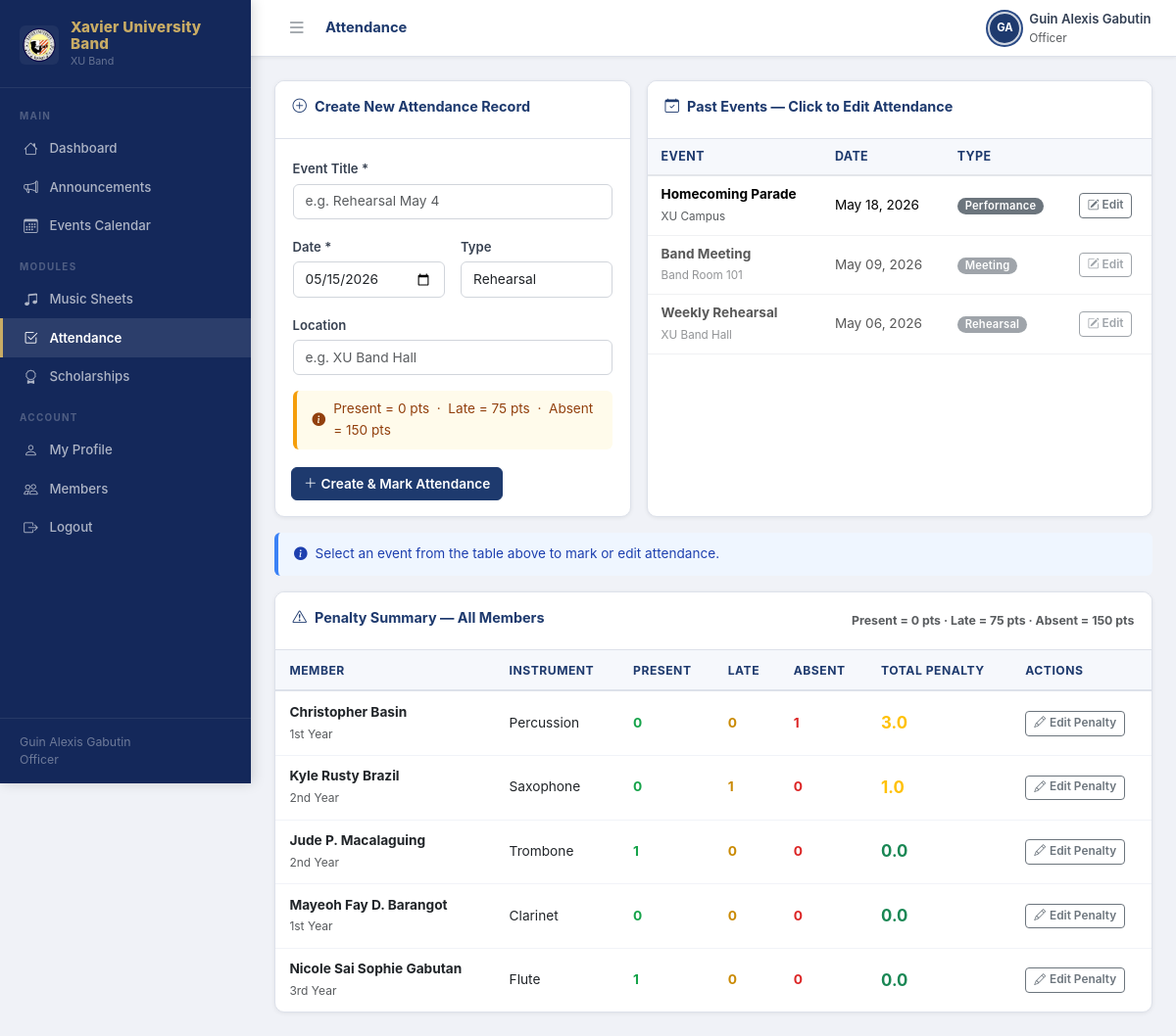
Before: /attendance.php (signed in) with the older database file.
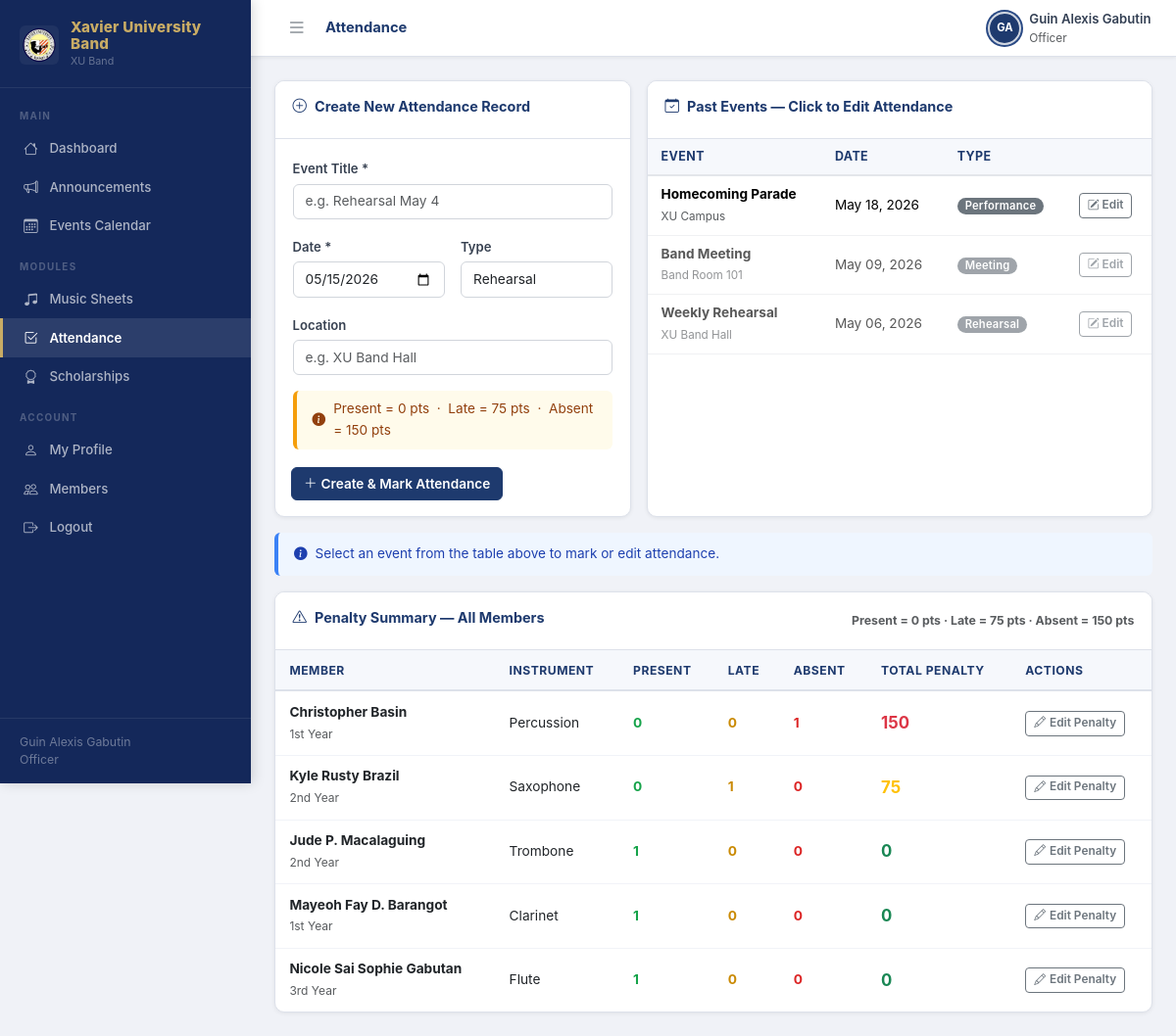
After: the same page with the newer database file.
### tables this page shows
CREATE TABLE IF NOT EXISTS events (
    id INT AUTO_INCREMENT PRIMARY KEY,
    title VARCHAR(200) NOT NULL,
    type ENUM('rehearsal','performance','meeting','competition','other') NOT NULL DEFAULT 'rehearsal',
    event_date DATE NOT NULL,
    event_time TIME DEFAULT NULL,
    location VARCHAR(200) DEFAULT NULL,
    description TEXT DEFAULT NULL,
    created_by INT NOT NULL,
    created_at DATETIME NOT NULL DEFAULT CURRENT_TIMESTAMP,
    FOREIGN KEY (created_by) REFERENCES users(id) ON DELETE CASCADE
);

CREATE TABLE IF NOT EXISTS users (
    id INT AUTO_INCREMENT PRIMARY KEY,
    name VARCHAR(100) NOT NULL,
    email VARCHAR(150) NOT NULL UNIQUE,
    password_hash VARCHAR(255) NOT NULL,
    role ENUM('moderator','officer','member') NOT NULL DEFAULT 'member',
    instrument VARCHAR(100) DEFAULT NULL,
    year_level VARCHAR(20) DEFAULT NULL,
    student_id VARCHAR(50) DEFAULT NULL,
    contact_number VARCHAR(20) DEFAULT NULL,
    status ENUM('active','inactive') NOT NULL DEFAULT 'active',
    profile_notes TEXT DEFAULT NULL,
    avatar_path VARCHAR(255) DEFAULT NULL,
    scholarship_status ENUM('Not Scholar','Half Scholar','Full Scholar') NOT NULL DEFAULT 'Not Scholar',
    created_at DATETIME NOT NULL DEFAULT CURRENT_TIMESTAMP,
    updated_at DATETIME NOT NULL DEFAULT CURRENT_TIMESTAMP ON UPDATE CURRENT_TIMESTAMP
);

### includes/auth.php (called while the page is built, shortened)
<?php
require_once __DIR__ . '/db.php';
function isLoggedIn(): bool {
    return !empty($_SESSION['user_id']);
}
function currentUser(): ?array {
    return [
        'id'    => $_SESSION['user_id'],
        'name'  => $_SESSION['user_name'],
        'role'  => $_SESSION['user_role'],
        'email' => $_SESSION['user_email'],
    ];
}

### includes/db.php (called while the page is built, shortened)
<?php
function getDB(): PDO {
    static $pdo = null;
    if ($pdo === null) {
        $host = DB_HOST === 'localhost' ? '127.0.0.1' : DB_HOST;
        $dsn = 'mysql:host=' . $host . ';port=' . DB_PORT . ';dbname=' . DB_NAME . ';charset=utf8mb4';
        try {
            $pdo = new PDO($dsn, DB_USER, DB_PASS, [
                PDO::ATTR_ERRMODE            => PDO::ERRMODE_EXCEPTION,
                PDO::ATTR_DEFAULT_FETCH_MODE => PDO::FETCH_ASSOC,
                PDO::ATTR_EMULATE_PREPARES   => false,
                PDO::ATTR_TIMEOUT            => 10,
            ]);
        } catch (PDOException $e) {
            http_response_code(500);
            die(json_encode(['error' => 'Database connection failed: ' . $e->getMessage()]));
        }
    }
    return $pdo;
}
function dbQuery(string $sql, array $params = []): array {
    $stmt = getDB()->prepare($sql);
    $stmt->execute($params);
    return $stmt->fetchAll();
}

### includes/helpers.php (called while the page is built, shortened)
<?php
function h(mixed $val): string {
    return htmlspecialchars((string)$val, ENT_QUOTES | ENT_HTML5, 'UTF-8');
}
function formatDate(string $date, string $format = 'M d, Y'): string {
    return (new DateTime($date))->format($format);
}
function penaltyClass(int $points): string {
    if ($points === 0)   return 'text-success';
    if ($points <= 75)   return 'text-warning';
    return 'text-danger';
}
function penaltyColor(float $points): string {
    return penaltyClass((int)$points);
}

### public/attendance.php (the view, shortened to what the rows shown need)
<?php
require_once __DIR__ . '/../includes/auth.php';
require_once __DIR__ . '/../includes/db.php';
require_once __DIR__ . '/../includes/helpers.php';
require_once __DIR__ . '/../includes/layout.php';
$user = currentUser();
$selectedEvent = (int)($_GET['event_id'] ?? 0);
$events = dbQuery('SELECT * FROM events ORDER BY event_date DESC');
$penaltySummary = [];
if (isOfficer()) {
    $penaltySummary = dbQuery(
        'SELECT u.id, u.name, u.instrument, u.year_level,
            COALESCE(ps.total_points,0) AS total_points,
            (SELECT COUNT(*) FROM attendance WHERE user_id=u.id AND status="present") AS presents,
            (SELECT COUNT(*) FROM attendance WHERE user_id=u.id AND status="absent")  AS absents,
            (SELECT COUNT(*) FROM attendance WHERE user_id=u.id AND status="late")    AS lates
         FROM users u
         LEFT JOIN penalty_summary ps ON ps.user_id=u.id
         WHERE u.role="member" AND u.status="active"
         ORDER BY ps.total_points DESC, u.name'
    );
}
$myPenalty = null;
?>
<?php if ($user['role'] === 'member'): ?>
<div class="stats-grid" style="grid-template-columns:repeat(4,1fr)">
  <div class="stat-card">
    <div class="stat-icon"><i class="bi bi-check2-circle"></i></div>
    <div><div class="stat-value text-green"><?= $myPenalty['presents']??0 ?></div><div class="stat-label">Present</div></div>
  </div>
  <div class="stat-card">
    <div class="stat-icon"><i class="bi bi-x-circle"></i></div>
    <div><div class="stat-value text-red"><?= $myPenalty['absents']??0 ?></div><div class="stat-label">Absent</div></div>
  </div>
  <div class="stat-card">
    <div class="stat-icon"><i class="bi bi-clock-history"></i></div>
    <div><div class="stat-value text-yellow"><?= $myPenalty['lates']??0 ?></div><div class="stat-label">Late</div></div>
  </div>
  <div class="stat-card">
    <div class="stat-icon gold"><i class="bi bi-exclamation-triangle"></i></div>
    <div>
      <div class="stat-value <?= penaltyColor((float)($myPenalty['total_points']??0)) ?>"><?= $myPenalty['total_points']??0 ?></div>
      <div class="stat-label">Total Penalty</div>
    </div>
  </div>
</div>
<div class="card">
  <div class="card-header">
    <span class="card-title"><i class="bi bi-list-check me-2"></i>My Attendance History</span>
  </div>
  <?php if (empty($myHistory)): ?>
  <div class="empty-state"><div class="empty-icon"><i class="bi bi-clipboard-x"></i></div><p>No attendance records yet.</p></div>
  <?php else: ?>
  <div class="table-wrap">
    <table>
      <thead><tr><th>Event</th><th>Date</th><th>Status</th><th>Penalty Points</th></tr></thead>
      <tbody>
        <?php foreach ($myHistory as $r): ?>
        <tr>
          <td><?= h($r['event_title']) ?></td>
          <td class="small"><?= formatDate($r['event_date']) ?></td>
          <td><?= statusBadge($r['status']) ?></td>
          <td class="<?= penaltyColor((float)$r['penalty_points']) ?> fw-bold"><?= $r['penalty_points'] ?></td>
        </tr>
        <?php endforeach; ?>
      </tbody>
    </table>
  </div>
  <?php endif; ?>
</div>
<?php else: ?>
<div class="row g-3 mb-3">
  <div class="col-md-7">
    <div class="card h-100">
      <?php if (!$events): ?>
      <div class="empty-state p-3"><p>No events yet. Create one first.</p></div>
      <?php else: ?>
      <div style="max-height:280px;overflow-y:auto">
        <table class="table table-hover mb-0" style="font-size:.85rem">
          <thead style="position:sticky;top:0;background:#f8f9fa;z-index:1">
            <tr>
              <th style="padding:.5rem .85rem;font-size:.78rem;text-transform:uppercase;letter-spacing:.4px;color:var(--xu-navy);border-bottom:2px solid #e3e6ea">Event</th>
              <th style="padding:.5rem .85rem;font-size:.78rem;text-transform:uppercase;letter-spacing:.4px;color:var(--xu-navy);border-bottom:2px solid #e3e6ea">Date</th>
              <th style="padding:.5rem .85rem;font-size:.78rem;text-transform:uppercase;letter-spacing:.4px;color:var(--xu-navy);border-bottom:2px solid #e3e6ea">Type</th>
              <th style="padding:.5rem .85rem;font-size:.78rem;text-transform:uppercase;letter-spacing:.4px;color:var(--xu-navy);border-bottom:2px solid #e3e6ea"></th>
            </tr>
          </thead>
          <tbody>
            <?php foreach ($events as $ev):
              $isPast = strtotime($ev['event_date']) < strtotime(date('Y-m-d'));
            ?>
            <tr class="<?= $selectedEvent===$ev['id'] ? 'table-primary' : '' ?>"
                style="<?= $isPast ? 'opacity:.65' : '' ?>">
              <td style="padding:.5rem .85rem;border-bottom:1px solid #f0f1f3;vertical-align:middle">
                <strong><?= h($ev['title']) ?></strong>
                <?= $ev['location'] ? '<br><span class="text-muted" style="font-size:.73rem">'.h($ev['location']).'</span>' : '' ?>
              </td>
              <td style="padding:.5rem .85rem;border-bottom:1px solid #f0f1f3;vertical-align:middle;white-space:nowrap">
                <?= formatDate($ev['event_date']) ?>
              </td>
              <td style="padding:.5rem .85rem;border-bottom:1px solid #f0f1f3;vertical-align:middle">
                <span class="badge bg-secondary"><?= h(ucfirst($ev['type'])) ?></span>
              </td>
              <td style="padding:.5rem .85rem;border-bottom:1px solid #f0f1f3;vertical-align:middle">
                <a href="?event_id=<?= $ev['id'] ?>" class="btn btn-xs <?= $selectedEvent===$ev['id'] ? 'btn-primary' : 'btn-outline-secondary' ?>">
                  <i class="bi bi-<?= $selectedEvent===$ev['id'] ? 'check2-square' : 'pencil-square' ?>"></i>
                  <?= $selectedEvent===$ev['id'] ? 'Editing' : 'Edit' ?>
                </a>
              </td>
            </tr>
            <?php endforeach; ?>
          </tbody>
        </table>
      </div>
      <?php endif; ?>
    </div>
  </div>
</div>
<div class="card">
  <div class="table-wrap">
    <table>
      <thead>
        <tr><th>Member</th><th>Instrument</th><th>Present</th><th>Late</th><th>Absent</th><th>Total Penalty</th><th>Actions</th></tr>
      </thead>
      <tbody>
        <?php foreach ($penaltySummary as $p): ?>
        <tr>
          <td>
            <strong><?= h($p['name']) ?></strong>
            <?php if($p['year_level']):?><br><span class="text-muted" style="font-size:.75rem"><?= h($p['year_level']) ?></span><?php endif; ?>
          </td>
          <td><?= h($p['instrument']??'—') ?></td>
          <td class="text-green fw-bold"><?= $p['presents'] ?></td>
          <td class="text-yellow fw-bold"><?= $p['lates'] ?></td>
          <td class="text-red fw-bold"><?= $p['absents'] ?></td>
          <td>
            <span class="fw-bold <?= penaltyColor((float)$p['total_points']) ?>" style="font-size:1.05rem">
              <?= $p['total_points'] ?>
            </span>
          </td>
          <td>
            <button class="btn btn-xs btn-outline-secondary"
                    onclick="openEditPenalty(<?= $p['id'] ?>, <?= h(json_encode($p['name'])) ?>)">
              <i class="bi bi-pencil me-1"></i>Edit Penalty
            </button>
          </td>
        </tr>
        <?php endforeach; ?>
      </tbody>
    </table>
  </div>
</div>
<?php endif; ?>

Changed rows visible on the page:
changed users "Christopher Basin": total_points "3.0" → "150"
changed users "Kyle Rusty Brazil": total_points "1.0" → "75"
changed users "Jude P. Macalaguing": total_points "0.0" → "0"
changed users "Mayeoh Fay D. Barangot": presents "0" → "1"; total_points "0.0" → "0"
changed users "Nicole Sai Sophie Gabutan": total_points "0.0" → "0"
